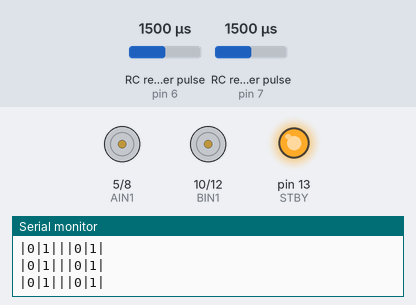
Simulated run of this sketch. Board: Arduino Uno, built with avr-gcc and run on an emulated ATmega328P. Shown: motor-driver pin pairs drawn as motors (green arrow = first pin HIGH = forward, orange = second pin HIGH = backward, longer = more drive, scaled by the enable pin, stopped while the standby pin is LOW), output pins drawn as LEDs (lit = HIGH), the last lines printed to the serial monitor. Wiring (inferred from the names in the program): 2 × RC receiver channel: data pin 6 / data pin 7. The test bench sets the inputs (shaded band); at power-on: RC receiver pulse (sensors on pin 6, pin 7) 1500 µs.

Above: at 1.2 s.
1.3 s: RC receiver pulse (sensor on pin 6) set to 1467 µs
2.8 s: RC receiver pulse (sensor on pin 6) set to 1439 µs
At 4.0 s:
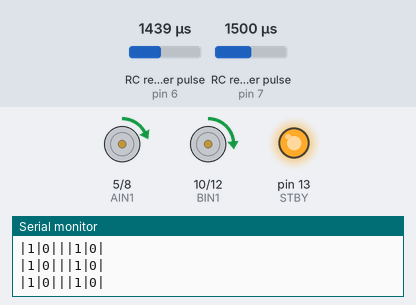
4.3 s: RC receiver pulse (sensor on pin 7) set to 1211 µs
At 5.1 s:
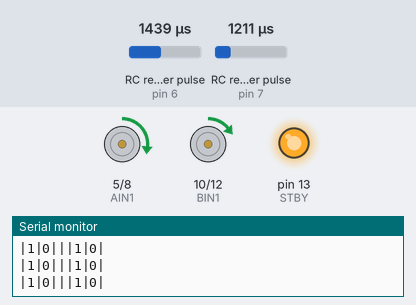
5.8 s: RC receiver pulse (sensor on pin 7) set to 1199 µs
At 6.2 s:
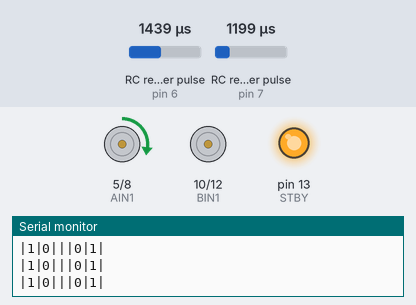
7.3 s: RC receiver pulse (sensor on pin 6) set to 1453 µs
At 8.5 s:
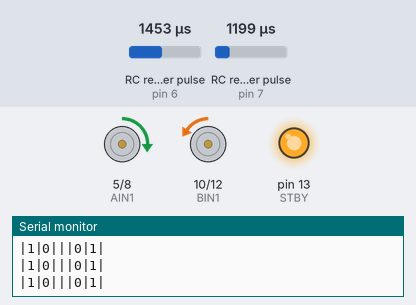
8.8 s: RC receiver pulse (sensor on pin 7) set to 1750 µs
At 9.7 s:
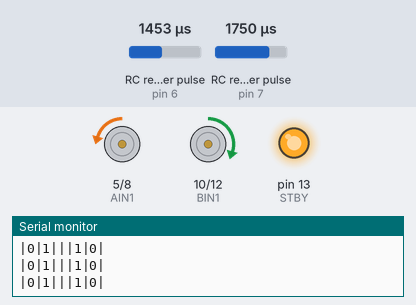
Timing chart, 0 to 11.3 s (numbered marks = the images above; inputs shaded):
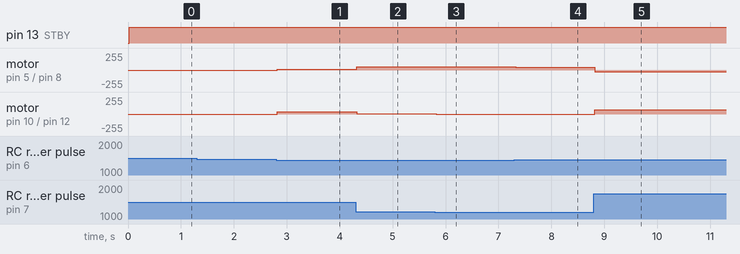

Measured:
- after the input at 2.8 s, motor on pin 5 (AIN1) / pin 8 (AIN2): stopped → forward 13/255 at once; motor on pin 10 (BIN1) / pin 12 (BIN2): stopped → forward 37/255 at once
- after the input at 4.3 s, motor on pin 5 (AIN1) / pin 8 (AIN2): forward 13/255 → forward 48/255 at once; motor on pin 10 (BIN1) / pin 12 (BIN2): forward 37/255 → forward 2/255 at once
- after the input at 5.8 s, motor on pin 5 (AIN1) / pin 8 (AIN2): forward 48/255 → forward 50/255 at once; motor on pin 10 (BIN1) / pin 12 (BIN2): forward 2/255 → stopped at once
- after the input at 7.3 s, motor on pin 5 (AIN1) / pin 8 (AIN2): forward 50/255 → forward 43/255 at once; motor on pin 10 (BIN1) / pin 12 (BIN2): stopped → backward 7/255 at once
- after the input at 8.8 s, motor on pin 5 (AIN1) / pin 8 (AIN2): forward 43/255 → backward 25/255 at once; motor on pin 10 (BIN1) / pin 12 (BIN2): backward 7/255 → forward 61/255 at once

The sketch:

mini.ino
```cpp
// Define Variables:
const int chA=6;  //Constant variables relating to pin locations
const int chB=7;

int ch1;  //Varibles to store and display the values of each channel
int ch2;

int STBY = 13; //standby

//Motor A
int PWMA = 9; //Speed control
int AIN1 = 5; //Direction
int AIN2 = 8; //Direction

//Motor B
int PWMB = 11; //Speed control
int BIN1 = 10; //Direction
int BIN2 = 12; //Direction

int a=0;
int b=0;

// the setup routine runs once when you press reset:
void setup() {
  // initialize serial communication at 9600 bits per second:
  Serial.begin(115200);
  // Set input pins
  pinMode(chA, INPUT);
  pinMode(chB,INPUT);

  pinMode(STBY, OUTPUT);

  pinMode(PWMA, OUTPUT);
  pinMode(AIN1, OUTPUT);
  pinMode(AIN2, OUTPUT);

  pinMode(PWMB, OUTPUT);
  pinMode(BIN1, OUTPUT);
  pinMode(BIN2, OUTPUT);
}

//Main Program
void loop() {

  // read the input channels
  ch1 = pulseIn (chA,HIGH);  //Read and store channel 1
  //Serial.print ("Ch1:");  //Display text string on Serial Monitor to distinguish variables
  //Serial.print (ch1);     //Print in the value of channel 1
  //Serial.print ("|");

  ch2 = pulseIn (chB,HIGH);
  //Serial.print ("Ch2:");
  //Serial.print (ch2);
  //Serial.println();

  if(ch1<1490){
    a=((1490-ch1)/2+(1400-ch2)/8)/1;
    b=((1490-ch1)/2-(1400-ch2)/8)/1;
  }
  else{
    a=((1490-ch1)/2-(1400-ch2)/8)/1;
    b=((1490-ch1)/2+(1400-ch2)/8)/1;
  }
  if(abs(a)+abs(b) < 40){
    a=0;
    b=0;
  }
  if(a>0){
    move(1, abs(a), 1);
    //Serial.print("g");
    //Serial.print(abs(a));
  }
  else{
    move(1, abs(a), 2);
    //Serial.print("l");
    //Serial.print(abs(a));
  }
  Serial.print ("|");
  if(b>0){
    move(2, abs(b), 1);
    //Serial.print("g");
    //Serial.print(abs(b));
  }
  else{
    move(2, abs(b), 2);
    //Serial.print("l");
    //Serial.print(abs(b));
  }
  Serial.println();

}


void move(int motor, int speed, int direction){
//Move specific motor at speed and direction
//motor: 0 for B 1 for A
//speed: 0 is off, and 255 is full speed
//direction: 0 clockwise, 1 counter-clockwise

  digitalWrite(STBY, HIGH); //disable standby

  boolean inPin1 = false;
  boolean inPin2 = true;

  if(direction == 1){
    inPin1 = true;
    inPin2 = false;
  }

  if(motor == 1){
    digitalWrite(AIN1, inPin1);
    digitalWrite(AIN2, inPin2);
    analogWrite(PWMA, speed);
    //analogWrite(AIN1, inPin1);
    //analogWrite(AIN2, inPin2);
  }else{
    digitalWrite(BIN1, inPin1);
    digitalWrite(BIN2, inPin2);
    analogWrite(PWMB, speed);
    //analogWrite(BIN1, inPin1);
    //analogWrite(BIN2, inPin2);
  }
  Serial.print("|");
  Serial.print(inPin1);
  Serial.print("|");
  Serial.print(inPin2);
  Serial.print("|");
  //Serial.println();
}
```
